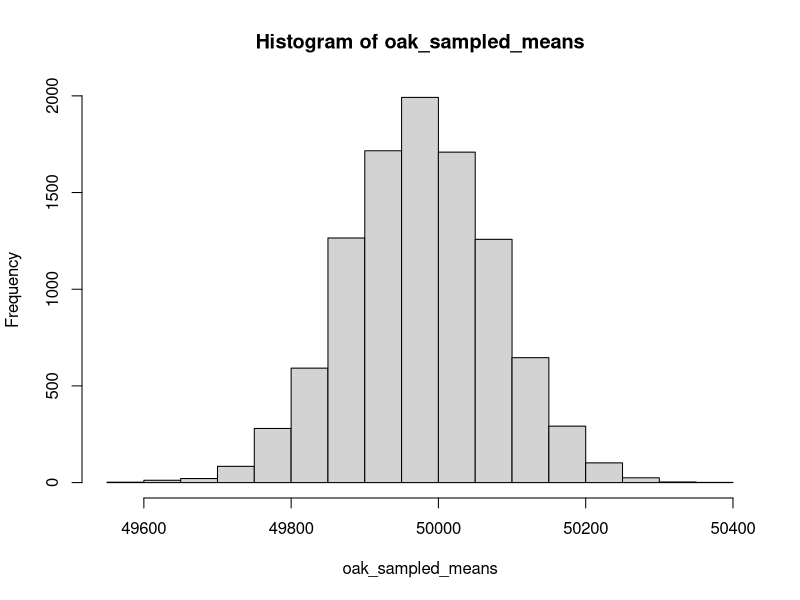
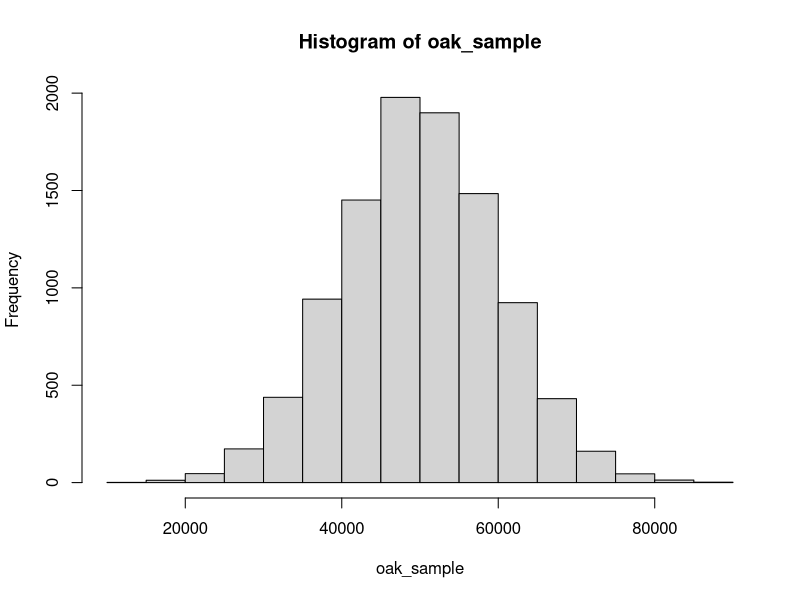

Write R code to recreate these figures, in order.
## ---- chunk 1
set.seed(123)
oak_sample = rnorm(10000,mean=50000,sd=10000)
sample_mean <- mean(sample(oak_sample,100))
print(sample_mean)
## ---- chunk 2
mean(sample(oak_sample,10000, replace=T))
replicate(10000, mean(sample(oak_sample,10000, replace=T)))
oak_sampled_means <- replicate(10000, mean(sample(oak_sample,10000, replace=T)))
mean_oaks <- mean(oak_sampled_means) # 49976.14
sd_oaks <- sd(oak_sampled_means)# 100.3013
max_oaks <-  max(oak_sampled_means)# 50365
min_oaks <- min(oak_sampled_means) # 49570.37
mean_oak <- mean(oak_sample) # 49976.28
sd_oak <- sd(oak_sample) # 9986.366
hist(oak_sampled_means)
hist(oak_sample)
# the histograms have difference sized ranges, one is more precise. The center is closer in the mean sample. They are not symmetrical. 
## ---- chunk 3
sd(oak_sampled_means) # 98.83885
max(oak_sampled_means)-mean(oak_sampled_means) - # 410.3211
(max(oak_sampled_means)-mean(oak_sampled_means))/sd(oak_sampled_means) - #4 151416
min(oak_sampled_means)-mean(oak_sampled_means) # -367.458
(min(oak_sampled_means)-mean(oak_sampled_means))/sd(oak_sampled_means) # -3.717749

sd(oak_sample) # 9986.366
max(oak_sample)-mean(oak_sample) # 38501.39
(max(oak_sample)-mean(oak_sample))/sd(oak_sample)#3.855396
min(oak_sample)-mean(oak_sample) # -38429.48
(min(oak_sample)-mean(oak_sample))/sd(oak_sample)# -3.848195

quantile(oak_sampled_means, probs=c(0.005,0.025,0.05,0.5,0.95,0.975,0.995))
   #  0.5%     2.5%       5%      50%      95%    97.5%    99.5% 
# 49716.88 49782.44 49810.92 49976.32 50136.11 50170.15 50231.23 

quantile(oak_sample, probs=c(0.005,0.025,0.05,0.5,0.95,0.975,0.995))
   # 0.5%     2.5%       5%      50%      95%    97.5%    99.5% 
# 24370.86 30227.29 33581.93 49889.11 66418.61 69511.31 75772.71  



## ---- chunk 4
# 9 - I would believe it because it is likely. 
# if a number is in the corresponding quantile percent than they are below that percentile.
#10. one deviation is still reasonable. 
#11. it's unreliable because it is more than one deviation away. 
